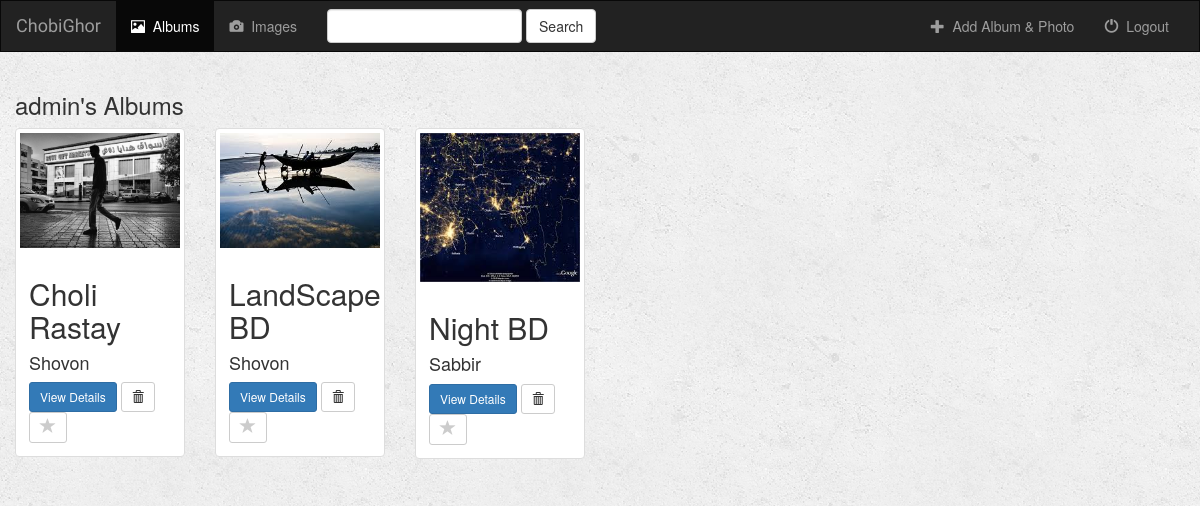
The page /photo/ (signed in) on the database its author committed.
### photo/models.py (models this page shows, shortened)
class Album(models.Model):
    user = models.ForeignKey(User, null=True, on_delete=models.CASCADE)
    artist = models.CharField(max_length=250)
    album_title = models.CharField(max_length=500)
    genre = models.CharField(max_length=100)
    album_logo = models.FileField()
    is_favorite = models.BooleanField(default=False)

### photo/views.py (the view)
def index(request):
    if not request.user.is_authenticated:
        return render(request, 'photo/login.html')
    else:
        albums = Album.objects.filter(user=request.user)
        image_results = Image.objects.all()
        query = request.GET.get("q")
        if query:
            albums = albums.filter(
                Q(album_title__icontains=query) |
                Q(artist__icontains=query)
            ).distinct()
            image_results = image_results.filter(
                Q(image_title__icontains=query)
            ).distinct()
            return render(request, 'photo/index.html', {
                'albums': albums,
                'images': image_results,
            })
        else:
            return render(request, 'photo/index.html', {'albums': albums})

### photo/templates/photo/index.html (shortened to what this page needs)
{% extends 'photo/base.html' %}
{% block albums_active %}active{% endblock %}
{% block body %}
<div class="albums-container container-fluid">
    <div class="row">
        <div class="col-sm-12">
            <h3>{{ user.username }}'s Albums</h3>
        </div>
        {% if albums %}
            {% for album in albums %}
                <div class="col-sm-4 col-lg-2">
                    <div class="thumbnail">
                        <a href="{% url 'photo:detail' album.id %}">
                            <img src="{{ album.album_logo.url }}" class="img-responsive">
                        </a>
                        <div class="caption">
                            <h2>{{ album.album_title }}</h2>
                            <h4>{{ album.artist }}</h4>
                            <a href="{% url 'photo:detail' album.id %}" class="btn btn-primary btn-sm" role="button">View Details</a>
                            <form action="{% url 'photo:delete_album' album.id %}" method="post" style="display: inline;">
                                <button type="submit" class="btn btn-default btn-sm">
                                    <span class="glyphicon glyphicon-trash"></span>
                                </button>
                            </form>
                            <a href="{% url 'photo:favorite_album' album.id %}" class="btn btn-default btn-sm btn-favorite" role="button">
                                <span class="glyphicon glyphicon-star {% if album.is_favorite %}active{% endif %}"></span>
                            </a>
                        </div>
                    </div>
                </div>
            {% endfor %}
        {% endif %}
    </div>
</div>
{% endblock %}

### photo/templates/photo/base.html (shortened to what this page needs)
<!DOCTYPE html>
<html lang="en">
<head>
    {% load staticfiles %}
    <link rel="stylesheet" href="https://maxcdn.bootstrapcdn.com/bootstrap/3.3.6/css/bootstrap.min.css">
    <link rel="stylesheet" type="text/css" href="{% static 'photo/style.css' %}"/>
</head>
<body>
<nav class="navbar navbar-inverse">
    <div class="container-fluid">
        <div class="navbar-header">
            <a class="navbar-brand" href="{% url 'photo:index' %}">ChobiGhor</a>
        </div>
        <div class="collapse navbar-collapse" id="topNavBar">
            <ul class="nav navbar-nav">
                <li class="{% block albums_active %}{% endblock %}"><a href="{% url 'photo:index' %}"><span class="glyphicon glyphicon-picture" aria-hidden="true"></span>&nbsp; Albums</a></li>
                <li class="{% block images_active %}{% endblock %}"><a href="{% url 'photo:images' 'all' %}"><span class="glyphicon glyphicon-camera" aria-hidden="true"></span>&nbsp; Images</a></li>
            </ul>
            <form class="navbar-form navbar-left" role="search" method="get" action="{% url 'photo:index' %}">
                <div class="form-group">
                    <input type="text" class="form-control" name="q" value="{{ request.GET.q }}">
                </div>
                <button type="submit" class="btn btn-default">Search</button>
            </form>
            <ul class="nav navbar-nav navbar-right">
                <li>
                    <a href="{% url 'photo:create_album' %}">
                        <span class="glyphicon glyphicon-plus" aria-hidden="true"></span>&nbsp; Add Album & Photo
                    </a>
                </li>
                <li>
                    <a href="{% url 'photo:logout_user' %}">
                        <span class="glyphicon glyphicon-off" aria-hidden="true"></span>&nbsp; Logout
                    </a>
                </li>
            </ul>
        </div>
    </div>
</nav>
{% block body %}
{% endblock %}
</body>
</html>

### photo/static/photo/style.css (style rules this page uses)
body { background: white url("images/background.png"); }
.navbar { border-radius: 0; }
.navbar-brand { font-family: 'Satisfy', cursive; }
.glyphicon-star { color: #CCCCCC; font-size: 16px; }

### rows shown on the page
Album: album_logo (picture), album_title "Choli Rastay", artist "Shovon", is_favorite False (drawn)
Album: album_logo (picture), album_title "LandScape BD", artist "Shovon", is_favorite False (drawn)
Album: album_logo (picture), album_title "Night BD", artist "Sabbir", is_favorite False (drawn)

### other values the page prints
{{ user.username }} "admin"
